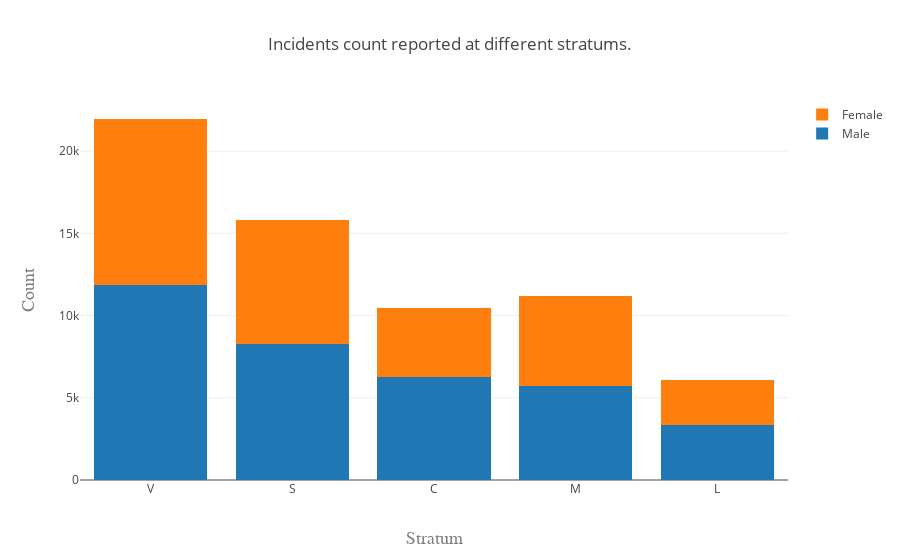

The notebook cell this image was saved under:
### Code cell
trace1 = go.Bar(
    x = stratum_male['stratum'],
    y = stratum_male['Frequency'],
    name = 'Male'
)
trace2 = go.Bar(
    x = stratum_female['stratum'],
    y = stratum_female['Frequency'],
    name = 'Female'
)

data = [trace1, trace2]
layout = go.Layout(
    barmode='stack',
    title='Incidents count reported at different stratums.',
    xaxis=dict(
        title='Stratum',
        titlefont=dict(
            family='Courier New, monospace',
            size=18,
            color='#7f7f7f'
        )
    ),
    yaxis=dict(
        title='Count',
        titlefont=dict(
            family='Courier New, monospace',
            size=18,
            color='#7f7f7f'
        )
    )
)

fig = go.Figure(data=data, layout=layout)
py.offline.iplot(fig, filename='grouped-bar-loc')

### Figure 1 — Plotly figure (JSON) as saved in the notebook; plotly's stock layout.template omitted (floating-point values rounded to 4 significant figures)
{"data": [{"name": "Male", "type": "bar", "x": ["V", "S", "C", "M", "L"], "y": [11841, 8297, 6292, 5746, 3327]}, {"name": "Female", "type": "bar", "x": ["V", "S", "M", "C", "L"], "y": [10111, 7517, 5451, 4165, 2752]}], "layout": {"barmode": "stack", "title": "Incidents count reported at different stratums.", "xaxis": {"title": "Stratum", "titlefont": {"color": "#7f7f7f", "family": "Courier New, monospace", "size": 18}}, "yaxis": {"title": "Count", "titlefont": {"color": "#7f7f7f", "family": "Courier New, monospace", "size": 18}}}}
